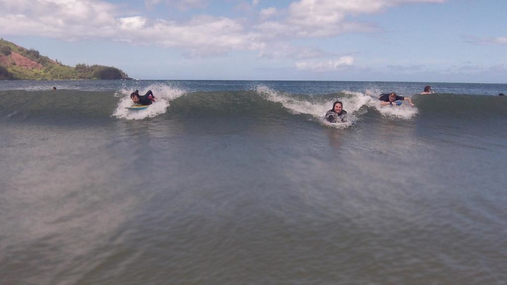
#> input picture someimage.png, 507 x 285 px
$ python seamcarver.py someimage.png   (Python 2 division)   (older library calls are emulated)
#> lines starting #> are read from the running program, lines starting #| are printed output that depends on the picture
'''
Created on Oct 20, 2014

@author: sunilrao
'''

import matplotlib.pyplot as plt
import matplotlib.image as mpimg
import numpy as np
from pylab import *
from skimage import img_as_float
import sys
from skimage.filter import hsobel, vsobel
from skimage.color import rgb2gray
from PIL import Image
from scipy.misc import toimage


# =========================================================================
# Note: - The conventions used and shortest path algorithm used
# is in line with the Shortest Path algorithm discussed in textbook
# - Algorithms 4th Edition, Robert Sedgewick and Kevin Wayne
# Except we do not use EdgeWeightedDigraph but
# use a single dimension array weights[v] whose index
# has a value = row *width + col
# =========================================================================


class Seamcarver(object):

    def __init__(self, img):
        super(Seamcarver, self).__init__()
        self._img = img
        self._width = self._img.shape[:2][0]
        self._height = self._img.shape[:2][1]
        self._border_energy = 3 * (2)
        # individual node weights
        self._weights = None
        # cumulative distance is captured in distTo
        self._distTo = None
        # given an index determine its
        # parent (expressed matrix (col * row) as x integer of the total
        # (col * row) nodes
        self._edgeTo = None
        # initialize the search vectors defined above
        self._hR = None
        self._hG = None
        self._hB = None
        self._vR = None
        self._vG = None
        self._vB = None

    # Helper function to be called within plot_seam
    def dual_gradient_energy(self, img):
        returnDouble = np.zeros([self._width, self._height])
        for i in xrange(0, self._width, 1):
            for j in xrange(0, self._height, 1):
                returnDouble[i][j] = self.energy(i, j)
        return returnDouble

    # an array of H integers, for each row return the column of the seam
    def find_seam(self, img):
        self._img = img
        self.initialize(self.node(0, 0), self.node(self._width - 1, 0), 1)
        for startCol in xrange((self._width - 1), (-1 * self._height), -1):
            if (startCol >= 0):
                row = 0
                col = startCol
            else:
                row = -1 * startCol
                col = 0
            while ((row < self._height - 1) and (col < self._width)):
                v = self.node(col, row)
                if (col > 0):
                    self.relax(v, self.node(col - 1, row + 1))
                self.relax(v, self.node(col, row + 1))
                if (col < (self._width - 1)):
                    self.relax(v, self.node(col + 1, row + 1))
                row += 1
                col += 1
        endOfSeam = self.argmin(
            self.node(0, (self._height - 1)), self._width * self._height, 1)
        return self.verticalPath(endOfSeam)

    # Core method of shortest path algo of relaxation
    def relax(self, start, stop):
        if (self._distTo[stop] > self._distTo[start] + self._weights[stop]):
            self._distTo[stop] = self._distTo[start] + self._weights[stop]
            self._edgeTo[stop] = start

    # Return index of the minimum energy
    def argmin(self, start, stop, skip):
        if(stop <= start or start < 0 or len(self._distTo) == 0):
            return None
        minTemp = sys.maxint
        argmin = start
        if (stop > len(self._distTo)):
            stop = len(self._distTo)
        for i in xrange(start, stop, skip):
            if(self._distTo[i] < minTemp):
                minTemp = self._distTo[i]
                argmin = i
        return argmin

    # Analogous to shortest path algo of traversing back to the source
    # parent = edgeTo[child] - so go on till you hit prev <= 0
    def verticalPath(self, stop):
        seam = [int] * self._height
        seam[self.row(stop)] = self.col(stop)
        prev = self._edgeTo[stop]
        while(prev >= 0):
            seam[self.row(prev)] = self.col(prev)
            prev = self._edgeTo[prev]
        return seam

    # Reinitializing as remove seam would have done the cleanup
    # Returns both energy pic matrix and seam overlaid energy pic matrix
    def plot_seam(self, img, seam):
        self._img = img
        self.initialize(self.node(0, 0), self.node(self._width - 1, 0), 1)
        energyMatrix = self.dual_gradient_energy(img)
        wdth = energyMatrix.shape[0]
        ht = energyMatrix.shape[1]
        max_val = np.max(energyMatrix)
        temp_img_energy = np.zeros([self._width, self._height, 3])
        for i in xrange(0, wdth, 1):
            for j in xrange(0, ht, 1):
                normalizedGrayValue = energyMatrix[i][j] / max_val
                temp_img_energy[i, j, :] = [
                    normalizedGrayValue, normalizedGrayValue,
                    normalizedGrayValue]
        overlaidPic = np.copy(temp_img_energy)
        for j in xrange(0, ht, 1):
            overlaidPic[seam[j], j, :] = [1, 0, 0]
        return (temp_img_energy, overlaidPic)

    # This function gets called after find_seam
    # Note this is vertical seam meaning - width gets reduced by 1 unit
    def remove_seam(self, img, seam):
        if (self._width == 0 or len(seam) != self._height):
            return None
        lastcol = seam[0]
        yet_another_temp_img = np.zeros([self._width - 1, self._height, 3])
        for row in xrange(0, self._height, 1):
            if (seam[row] < (lastcol - 1) or seam[row] > (lastcol + 1)):
                return None
            if (seam[row] < 0 or seam[row] >= self._width):
                return None
            lastcol = seam[row]
            temp_img_sub_row_plot = np.delete(
                self._img[:, row, :], lastcol, axis=0)
            yet_another_temp_img[:, row, :] = np.copy(temp_img_sub_row_plot)

        print "New Shape of the removed image is ", yet_another_temp_img.shape
        # Set image to new one and do cleanup
        self._img = yet_another_temp_img
        self._distTo = None
        self._edgeTo = None
        self._weights = None
        return yet_another_temp_img

    # converting 2 dimensional to uni dimensional
    def node(self, col, row):
        return (row * self._width) + col
    # Given single dimensional index return the column

    def col(self, node):
        return node % self._width
    # Given single dimensional index return the row

    def row(self, node):
        return node / self._width

    # Obtain the pre-calculated values of the horizontal sobel filter(2d array)
    # for given x, y co-ordinates
    def gradient_h(self, x, y):
        return np.square(np.asarray([self._hR[x, y],
                                     self._hG[x, y], self._hB[x, y]]))

    # Obtain the pre-calculated values of the vertical sobel filter(2d array)
    # for given x, y co-ordinates
    def gradient_v(self, x, y):
        return np.square(np.asarray([self._vR[x, y],
                                     self._vG[x, y], self._vB[x, y]]))

    # returns energy for the pixel(x,y)
    def energy(self, x, y):
        if (x < 0 or x >= self._width or y < 0 or y >= self._height):
            return None
        if (x == 0 or y == 0 or x == self._width - 1 or y == self._height - 1):
            return self._border_energy
        retVal_h = self.gradient_h(x, y)
        retVal_v = self.gradient_v(x, y)
        # Gradient magnitude as defined in Sobel filter of wikipedia
        finalVal = np.sum(np.sqrt(np.add(retVal_h, retVal_v)))
        return finalVal

    # initialize the search vectors
    def initialize(self, start, stop, skip):
        self._width = self._img.shape[:2][0]
        self._height = self._img.shape[:2][1]
        size = self._width * self._height
        self._weights = [float] * size
        self._edgeTo = [int] * size
        self._distTo = [float] * size
        R = self._img[:, :, 0]
        G = self._img[:, :, 1]
        B = self._img[:, :, 2]

        self._vR = vsobel(R)
        self._vG = vsobel(G)
        self._vB = vsobel(B)

        self._hR = hsobel(R)
        self._hG = hsobel(G)
        self._hB = hsobel(B)
        for v in xrange(0, size, 1):
            if ((v >= start) and (v < stop) and (v - start) % skip == 0):
                self._distTo[v] = 0
            else:
                self._distTo[v] = sys.maxint
            self._edgeTo[v] = -1
            self._weights[v] = self.energy(self.col(v), self.row(v))


def main():
    print "PP03 CST 515 - Begin"
    img = mpimg.imread(sys.argv[1])
#> img is the input picture: shape (285, 507, 3) float32; mean R, G, B 0.5, 0.502, 0.545
    img = img_as_float(img)
    print "Shape of the input image is ", img.shape
#| Shape of the input image is  (285, 507, 3)
    seamCarvr = Seamcarver(img)
    seam = seamCarvr.find_seam(img)
#> in initialize, `R = self._img[:, :, 0]`:
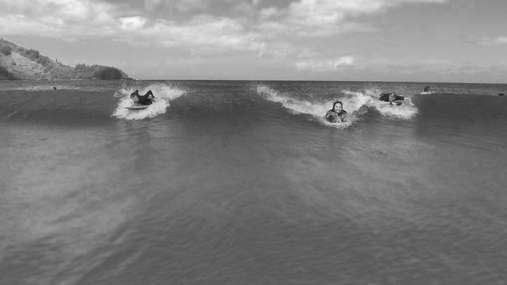
#> R: shape (285, 507) float32; min 0.0941, max 0.992, mean 0.501
#> in initialize, `B = self._img[:, :, 2]`:
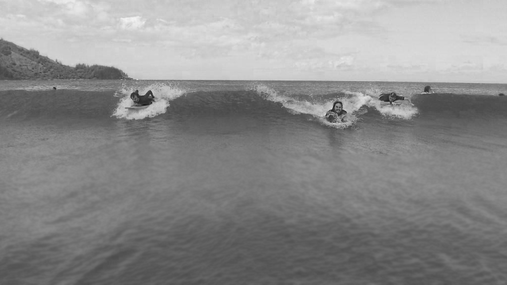
#> B: shape (285, 507) float32; min 0.0902, max 0.957, mean 0.544
#> in initialize, `self._vR = vsobel(R)`:
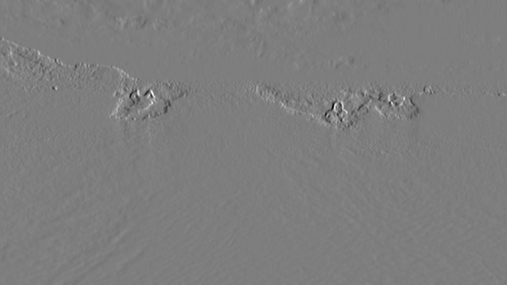
#> self._vR: shape (285, 507) float32; min -0.61, max 0.623, mean -0.000143; drawn with min black and max white
#> in initialize, `self._hB = hsobel(B)`:
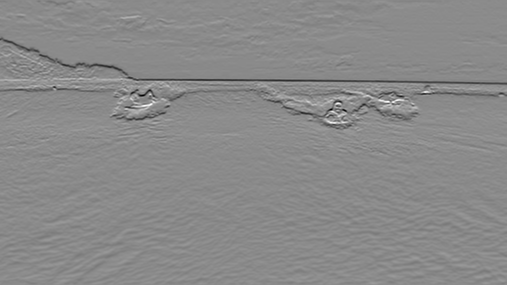
#> self._hB: shape (285, 507) float32; min -0.57, max 0.477, mean -0.00313; drawn with min black and max white
#> seam = 507 values, max 65 at index 268, min 35 at index 1, mean 51.34
    print "Check len(seam array) = height of image", len(seam)
#| Check len(seam array) = height of image 507
    reduced_img = seamCarvr.remove_seam(img, seam)
#> in remove_seam, `lastcol = seam[0]`: lastcol = 36
#> the loop in remove_seam, `for row in xrange(0, self._height, 1):` made 507 passes
#> lastcol on passes 1 to 3: 36, 35, 35
#| New Shape of the removed image is  (284, 507, 3)
    # See if the image is good after removing the seam
    toimage(reduced_img).show()
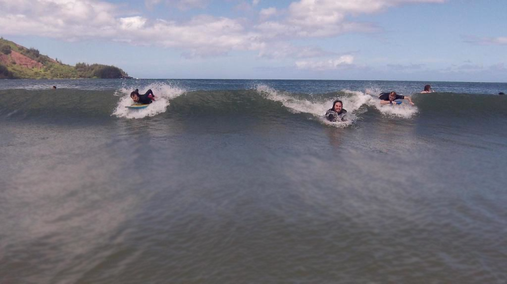
#> shown: PIL image 507x284 RGB; mean R, G, B 121.1, 121.6, 132.9
    retTuple = seamCarvr.plot_seam(img, seam)
#> the loop in dual_gradient_energy, `for i in xrange(0, self._width, 1):` made 285 passes
#> after the loop in dual_gradient_energy, `for i in xrange(0, self._width, 1):`:
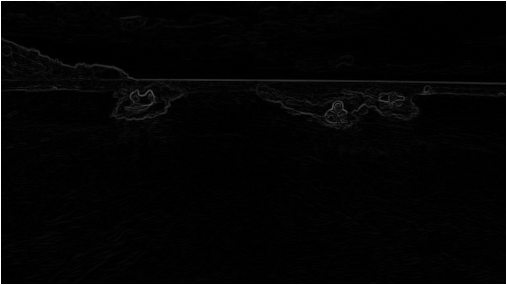
#> returnDouble: shape (285, 507) float64; min 0, max 6, mean 0.141; drawn with min black and max white
#> after the loop in plot_seam, `for j in xrange(0, ht, 1):`:
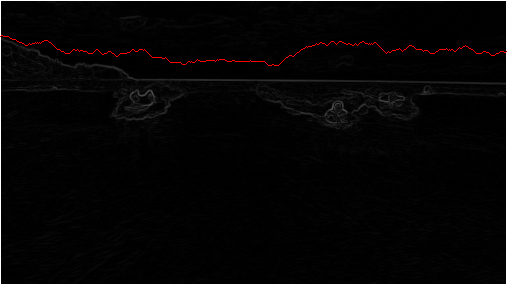
#> overlaidPic: shape (285, 507, 3) float64; mean of channels 0, 1, 2 0.027, 0.0235, 0.0235; drawn as R, G, B
    # See the energy pic of the image
    toimage(retTuple[0]).show()
    # See the overlayed image on top of energy pic the seam values removed
    # For vertical seam the length of the seam should be equal to height
    toimage(retTuple[1]).show()
    pass


if __name__ == '__main__':
    main()
